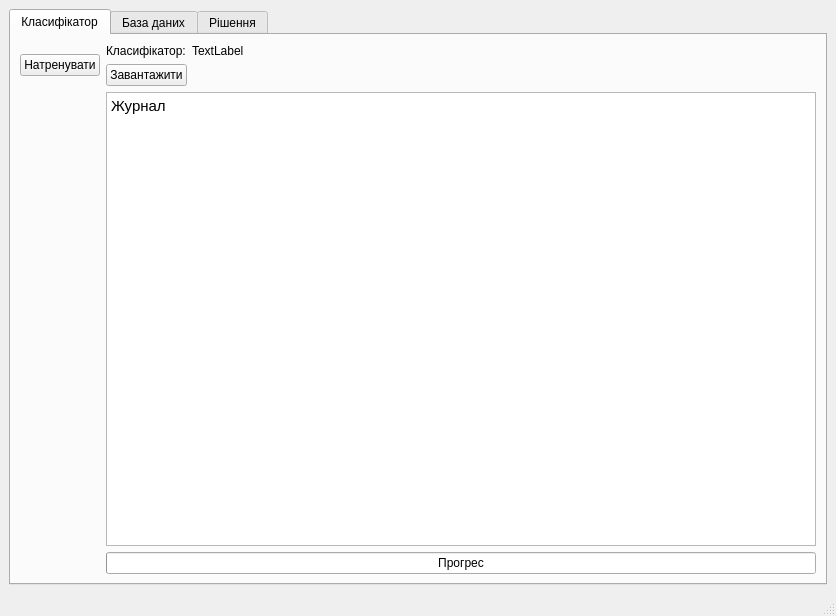
<?xml version="1.0" encoding="UTF-8"?>
<ui version="4.0">
 <class>MainWindow</class>
 <widget class="QMainWindow" name="MainWindow">
  <property name="geometry">
   <rect>
    <x>0</x>
    <y>0</y>
    <width>836</width>
    <height>616</height>
   </rect>
  </property>
  <property name="windowTitle">
   <string>MainWindow</string>
  </property>
  <widget class="QWidget" name="centralwidget">
   <layout class="QGridLayout" name="gridLayout_2">
    <item row="0" column="1">
     <widget class="QTabWidget" name="tabWidget">
      <property name="currentIndex">
       <number>0</number>
      </property>
      <widget class="QWidget" name="clf_tab">
       <property name="toolTip">
        <string>&lt;html&gt;&lt;head/&gt;&lt;body&gt;&lt;p&gt;&lt;br/&gt;&lt;/p&gt;&lt;/body&gt;&lt;/html&gt;</string>
       </property>
       <attribute name="title">
        <string>Класифікатор</string>
       </attribute>
       <layout class="QGridLayout" name="gridLayout_3">
        <item row="1" column="1">
         <widget class="QTextBrowser" name="clfLog">
          <property name="html">
           <string>&lt;!DOCTYPE HTML PUBLIC &quot;-//W3C//DTD HTML 4.0//EN&quot; &quot;http://www.w3.org/TR/REC-html40/strict.dtd&quot;&gt;
&lt;html&gt;&lt;head&gt;&lt;meta name=&quot;qrichtext&quot; content=&quot;1&quot; /&gt;&lt;style type=&quot;text/css&quot;&gt;
p, li { white-space: pre-wrap; }
&lt;/style&gt;&lt;/head&gt;&lt;body style=&quot; font-family:'Ubuntu'; font-size:11pt; font-weight:400; font-style:normal;&quot;&gt;
&lt;p style=&quot; margin-top:0px; margin-bottom:0px; margin-left:0px; margin-right:0px; -qt-block-indent:0; text-indent:0px;&quot;&gt;Журнал&lt;/p&gt;
&lt;p style=&quot;-qt-paragraph-type:empty; margin-top:0px; margin-bottom:0px; margin-left:0px; margin-right:0px; -qt-block-indent:0; text-indent:0px;&quot;&gt;&lt;br /&gt;&lt;/p&gt;&lt;/body&gt;&lt;/html&gt;</string>
          </property>
         </widget>
        </item>
        <item row="0" column="1">
         <layout class="QVBoxLayout" name="verticalLayout_3">
          <item>
           <layout class="QHBoxLayout" name="horizontalLayout_4">
            <item>
             <widget class="QLabel" name="label">
              <property name="sizePolicy">
               <sizepolicy hsizetype="Maximum" vsizetype="Preferred">
                <horstretch>0</horstretch>
                <verstretch>0</verstretch>
               </sizepolicy>
              </property>
              <property name="text">
               <string>Класифікатор:</string>
              </property>
             </widget>
            </item>
            <item>
             <widget class="QLabel" name="clfLabel">
              <property name="text">
               <string>TextLabel</string>
              </property>
             </widget>
            </item>
           </layout>
          </item>
          <item>
           <widget class="QPushButton" name="loadClfBtn">
            <property name="sizePolicy">
             <sizepolicy hsizetype="Maximum" vsizetype="Fixed">
              <horstretch>0</horstretch>
              <verstretch>0</verstretch>
             </sizepolicy>
            </property>
            <property name="layoutDirection">
             <enum>Qt::LeftToRight</enum>
            </property>
            <property name="text">
             <string>Завантажити</string>
            </property>
           </widget>
          </item>
         </layout>
        </item>
        <item row="0" column="0">
         <widget class="QPushButton" name="trainClfBtn">
          <property name="sizePolicy">
           <sizepolicy hsizetype="Maximum" vsizetype="Fixed">
            <horstretch>0</horstretch>
            <verstretch>0</verstretch>
           </sizepolicy>
          </property>
          <property name="text">
           <string>Натренувати</string>
          </property>
         </widget>
        </item>
        <item row="2" column="1">
         <widget class="QProgressBar" name="clfProgress">
          <property name="value">
           <number>0</number>
          </property>
          <property name="format">
           <string>Прогрес</string>
          </property>
         </widget>
        </item>
       </layout>
      </widget>
      <widget class="QWidget" name="db_tab">
       <attribute name="title">
        <string>База даних</string>
       </attribute>
       <layout class="QGridLayout" name="gridLayout">
        <item row="0" column="0">
         <widget class="QToolBox" name="toolBox">
          <property name="currentIndex">
           <number>1</number>
          </property>
          <widget class="QWidget" name="page">
           <property name="geometry">
            <rect>
             <x>0</x>
             <y>0</y>
             <width>281</width>
             <height>121</height>
            </rect>
           </property>
           <attribute name="label">
            <string>Боксери</string>
           </attribute>
           <layout class="QVBoxLayout" name="verticalLayout">
            <item>
             <layout class="QHBoxLayout" name="horizontalLayout">
              <item>
               <widget class="QPushButton" name="addBoxerBtn">
                <property name="text">
                 <string>Додати</string>
                </property>
               </widget>
              </item>
              <item>
               <widget class="QPushButton" name="editBoxerBtn">
                <property name="text">
                 <string>Редагувати</string>
                </property>
               </widget>
              </item>
              <item>
               <widget class="QPushButton" name="deleteBoxerBtn">
                <property name="text">
                 <string>Видалити</string>
                </property>
               </widget>
              </item>
             </layout>
            </item>
            <item>
             <widget class="QTableWidget" name="boxerTable"/>
            </item>
           </layout>
          </widget>
          <widget class="QWidget" name="page_2">
           <property name="geometry">
            <rect>
             <x>0</x>
             <y>0</y>
             <width>796</width>
             <height>412</height>
            </rect>
           </property>
           <attribute name="label">
            <string>Рефері</string>
           </attribute>
           <layout class="QVBoxLayout" name="verticalLayout_2">
            <item>
             <layout class="QHBoxLayout" name="horizontalLayout_2">
              <item>
               <widget class="QPushButton" name="addRefereeBtn">
                <property name="text">
                 <string>Додати</string>
                </property>
               </widget>
              </item>
              <item>
               <widget class="QPushButton" name="editRefereeBtn">
                <property name="text">
                 <string>Редагувати</string>
                </property>
               </widget>
              </item>
              <item>
               <widget class="QPushButton" name="deleteRefereeBtn">
                <property name="text">
                 <string>Видалити</string>
                </property>
               </widget>
              </item>
             </layout>
            </item>
            <item>
             <widget class="QTableWidget" name="refereeTable"/>
            </item>
           </layout>
          </widget>
          <widget class="QWidget" name="page_3">
           <property name="geometry">
            <rect>
             <x>0</x>
             <y>0</y>
             <width>281</width>
             <height>121</height>
            </rect>
           </property>
           <attribute name="label">
            <string>Місця</string>
           </attribute>
           <layout class="QVBoxLayout" name="verticalLayout_4">
            <item>
             <layout class="QHBoxLayout" name="horizontalLayout_3">
              <item>
               <widget class="QPushButton" name="addPlaceBtn">
                <property name="text">
                 <string>Додати</string>
                </property>
               </widget>
              </item>
              <item>
               <widget class="QPushButton" name="editPlaceBtn">
                <property name="text">
                 <string>Редагувати</string>
                </property>
               </widget>
              </item>
              <item>
               <widget class="QPushButton" name="deletePlaceBtn">
                <property name="text">
                 <string>Видалити</string>
                </property>
               </widget>
              </item>
             </layout>
            </item>
            <item>
             <widget class="QTableWidget" name="placeTable"/>
            </item>
           </layout>
          </widget>
         </widget>
        </item>
       </layout>
      </widget>
      <widget class="QWidget" name="work_tab">
       <attribute name="title">
        <string>Рішення</string>
       </attribute>
       <layout class="QGridLayout" name="gridLayout_8" rowstretch="0,0,0" columnstretch="0,0,0">
        <item row="0" column="0" colspan="2">
         <widget class="QGroupBox" name="groupBox">
          <property name="title">
           <string>Боксери</string>
          </property>
          <layout class="QGridLayout" name="gridLayout_4">
           <item row="0" column="2">
            <widget class="QPushButton" name="deleteSelectedBoxerBtn">
             <property name="sizePolicy">
              <sizepolicy hsizetype="Maximum" vsizetype="Fixed">
               <horstretch>0</horstretch>
               <verstretch>0</verstretch>
              </sizepolicy>
             </property>
             <property name="text">
              <string>Видалити</string>
             </property>
            </widget>
           </item>
           <item row="0" column="1">
            <widget class="QPushButton" name="addSelectedBoxerBtn">
             <property name="sizePolicy">
              <sizepolicy hsizetype="Maximum" vsizetype="Fixed">
               <horstretch>0</horstretch>
               <verstretch>0</verstretch>
              </sizepolicy>
             </property>
             <property name="text">
              <string>Додати</string>
             </property>
            </widget>
           </item>
           <item row="0" column="0">
            <widget class="QComboBox" name="boxerSelector"/>
           </item>
           <item row="2" column="0" colspan="3">
            <widget class="QTableWidget" name="selectedBoxersTable"/>
           </item>
          </layout>
         </widget>
        </item>
        <item row="0" column="2">
         <widget class="QGroupBox" name="groupBox_4">
          <property name="title">
           <string>Місця</string>
          </property>
          <layout class="QGridLayout" name="gridLayout_7">
           <item row="0" column="0">
            <widget class="QComboBox" name="placeSelector"/>
           </item>
           <item row="0" column="1">
            <widget class="QPushButton" name="addSelectedPlaceBtn">
             <property name="sizePolicy">
              <sizepolicy hsizetype="Maximum" vsizetype="Fixed">
               <horstretch>0</horstretch>
               <verstretch>0</verstretch>
              </sizepolicy>
             </property>
             <property name="text">
              <string>Додати</string>
             </property>
            </widget>
           </item>
           <item row="0" column="2">
            <widget class="QPushButton" name="deleteSelectedPlaceBtn">
             <property name="text">
              <string>Видалити</string>
             </property>
            </widget>
           </item>
           <item row="1" column="0" colspan="3">
            <widget class="QTableWidget" name="selectedPlaceTable"/>
           </item>
          </layout>
         </widget>
        </item>
        <item row="1" column="2">
         <widget class="QGroupBox" name="groupBox_3">
          <property name="title">
           <string>Дати</string>
          </property>
          <layout class="QGridLayout" name="gridLayout_6">
           <item row="0" column="0">
            <widget class="QDateEdit" name="dateEdit">
             <property name="displayFormat">
              <string>dd.MM.yyyy</string>
             </property>
             <property name="timeSpec">
              <enum>Qt::LocalTime</enum>
             </property>
            </widget>
           </item>
           <item row="0" column="1">
            <widget class="QPushButton" name="addDateBtn">
             <property name="sizePolicy">
              <sizepolicy hsizetype="Maximum" vsizetype="Fixed">
               <horstretch>0</horstretch>
               <verstretch>0</verstretch>
              </sizepolicy>
             </property>
             <property name="text">
              <string>Додати</string>
             </property>
            </widget>
           </item>
           <item row="0" column="2">
            <widget class="QPushButton" name="deleteSelectedDateBtn">
             <property name="text">
              <string>Видалити</string>
             </property>
            </widget>
           </item>
           <item row="1" column="0" colspan="3">
            <widget class="QListWidget" name="selectedDatesTable"/>
           </item>
          </layout>
         </widget>
        </item>
        <item row="2" column="1" colspan="2">
         <widget class="QProgressBar" name="analyzeProgress">
          <property name="value">
           <number>0</number>
          </property>
          <property name="format">
           <string>Прогрес</string>
          </property>
         </widget>
        </item>
        <item row="2" column="0">
         <widget class="QPushButton" name="analyzeBtn">
          <property name="text">
           <string>Аналізувати</string>
          </property>
         </widget>
        </item>
        <item row="1" column="0" colspan="2">
         <widget class="QGroupBox" name="groupBox_2">
          <property name="title">
           <string>Рефері</string>
          </property>
          <layout class="QGridLayout" name="gridLayout_5" columnstretch="0,0,0">
           <item row="0" column="0">
            <widget class="QComboBox" name="refereeSelector"/>
           </item>
           <item row="0" column="1">
            <widget class="QPushButton" name="addSelectedRefereeBtn">
             <property name="sizePolicy">
              <sizepolicy hsizetype="Maximum" vsizetype="Fixed">
               <horstretch>0</horstretch>
               <verstretch>0</verstretch>
              </sizepolicy>
             </property>
             <property name="text">
              <string>Додати</string>
             </property>
            </widget>
           </item>
           <item row="0" column="2">
            <widget class="QPushButton" name="deleteSelectedRefereeBtn">
             <property name="sizePolicy">
              <sizepolicy hsizetype="Maximum" vsizetype="Fixed">
               <horstretch>0</horstretch>
               <verstretch>0</verstretch>
              </sizepolicy>
             </property>
             <property name="text">
              <string>Видалити</string>
             </property>
            </widget>
           </item>
           <item row="1" column="0" colspan="3">
            <widget class="QTableWidget" name="selectedRefereeTable"/>
           </item>
          </layout>
         </widget>
        </item>
       </layout>
      </widget>
     </widget>
    </item>
   </layout>
  </widget>
  <widget class="QMenuBar" name="menubar">
   <property name="geometry">
    <rect>
     <x>0</x>
     <y>0</y>
     <width>836</width>
     <height>22</height>
    </rect>
   </property>
  </widget>
  <widget class="QStatusBar" name="statusbar"/>
 </widget>
 <resources/>
 <connections/>
 <slots>
  <slot>loadClfDialog()</slot>
 </slots>
</ui>
